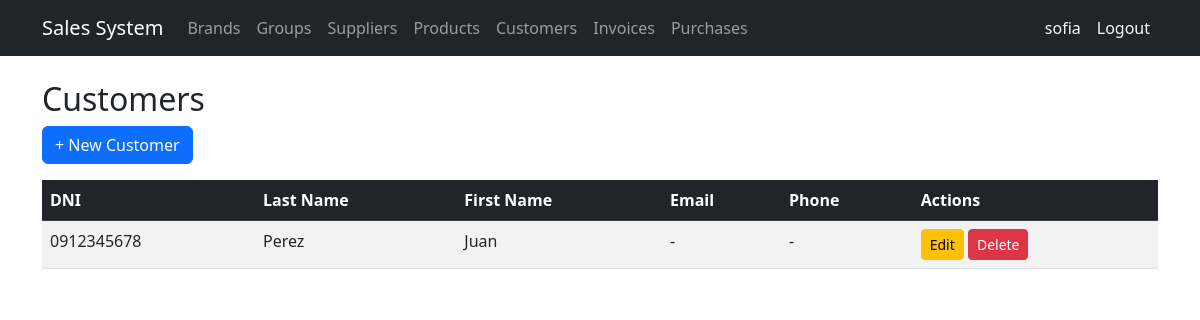
The page /customers/ (signed in) on the database its author committed.
### billing/models.py (models this page shows, shortened)
class Customer(models.Model):
    dni = models.CharField(max_length=13,
        unique=True,
        verbose_name='DNI / RUC',
        validators=[validate_cedula_ec])
    first_name = models.CharField(max_length=100)
    last_name = models.CharField(max_length=100)
    email = models.EmailField(blank=True, null=True)
    phone = models.CharField(max_length=20, blank=True, null=True)
    address = models.TextField(blank=True, null=True)
    is_active = models.BooleanField(default=True)
    created_at = models.DateTimeField(auto_now_add=True)
    updated_at = models.DateTimeField(auto_now=True)
    class Meta:
        ordering = ['last_name', 'first_name']

### billing/views.py (the view)
# urls.py: path('customers/', views.CustomerListView.as_view(), name='customer_list'),
class CustomerListView(LoginRequiredMixin, ListView):
    model = Customer; template_name = 'billing/customer_list.html'; context_object_name = 'items'

### billing/templates/billing/customer_list.html (shortened to what this page needs)
{% extends 'billing/base.html' %}
{% block content %}
<h2>Customers</h2>
<a href="{% url 'billing:customer_create' %}" class="btn btn-primary mb-3">+ New Customer</a>
<table class="table table-striped table-hover">
  <thead class="table-dark">
    <tr><th>DNI</th><th>Last Name</th><th>First Name</th><th>Email</th><th>Phone</th><th>Actions</th></tr>
  </thead>
  <tbody>
    {% for item in items %}
    <tr>
      <td>{{ item.dni }}</td>
      <td>{{ item.last_name }}</td>
      <td>{{ item.first_name }}</td>
      <td>{{ item.email|default:"-" }}</td>
      <td>{{ item.phone|default:"-" }}</td>
      <td>
        <a href="{% url 'billing:customer_update' item.pk %}" class="btn btn-sm btn-warning">Edit</a>
        <a href="{% url 'billing:customer_delete' item.pk %}" class="btn btn-sm btn-danger">Delete</a>
      </td>
    </tr>
    {% empty %}
    <tr><td colspan="6" class="text-center">No customers.</td></tr>
    {% endfor %}
  </tbody>
</table>
{% endblock %}

### billing/templates/billing/base.html (shortened to what this page needs)
<!DOCTYPE html>
<html lang="es">
<head>
  <link href="https://cdn.jsdelivr.net/npm/bootstrap@5.3.0/dist/css/bootstrap.min.css" rel="stylesheet">
</head>
<body>
<nav class="navbar navbar-expand-lg navbar-dark bg-dark">
  <div class="container">
    <a class="navbar-brand" href="{% url 'billing:home' %}">Sales System</a>
    <div class="collapse navbar-collapse" id="nav">
      <ul class="navbar-nav me-auto">
        {% if user.is_authenticated %}
        <li class="nav-item"><a class="nav-link" href="{% url 'billing:brand_list' %}">Brands</a></li>
        <li class="nav-item"><a class="nav-link" href="{% url 'billing:productgroup_list' %}">Groups</a></li>
        <li class="nav-item"><a class="nav-link" href="{% url 'billing:supplier_list' %}">Suppliers</a></li>
        <li class="nav-item"><a class="nav-link" href="{% url 'billing:product_list' %}">Products</a></li>
        <li class="nav-item"><a class="nav-link" href="{% url 'billing:customer_list' %}">Customers</a></li>
        <li class="nav-item"><a class="nav-link" href="{% url 'billing:invoice_list' %}">Invoices</a></li>
        <li class="nav-item"><a class="nav-link" href="{% url 'purchasing:purchase_list' %}">Purchases</a></li>
        {% endif %}
      </ul>
      <ul class="navbar-nav">
        {% if user.is_authenticated %}
        <li class="nav-item">
          <span class="nav-link text-light">{{ user.username }}</span>
        </li>
        <li class="nav-item">
          <form method="post" action="{% url 'logout' %}" class="d-inline">
            <button type="submit" class="nav-link btn btn-link text-light"
                    style="text-decoration:none;">Logout</button>
          </form>
        </li>
        {% endif %}
      </ul>
    </div>
  </div>
</nav>
<div class="container mt-4">
  {% block content %}{% endblock %}
</div>
</body>
</html>

### rows shown on the page
Customer: dni "0912345678", last_name "Perez", first_name "Juan", email "-", phone "-"

### other values the page prints
{{ user.username }} "sofia"
